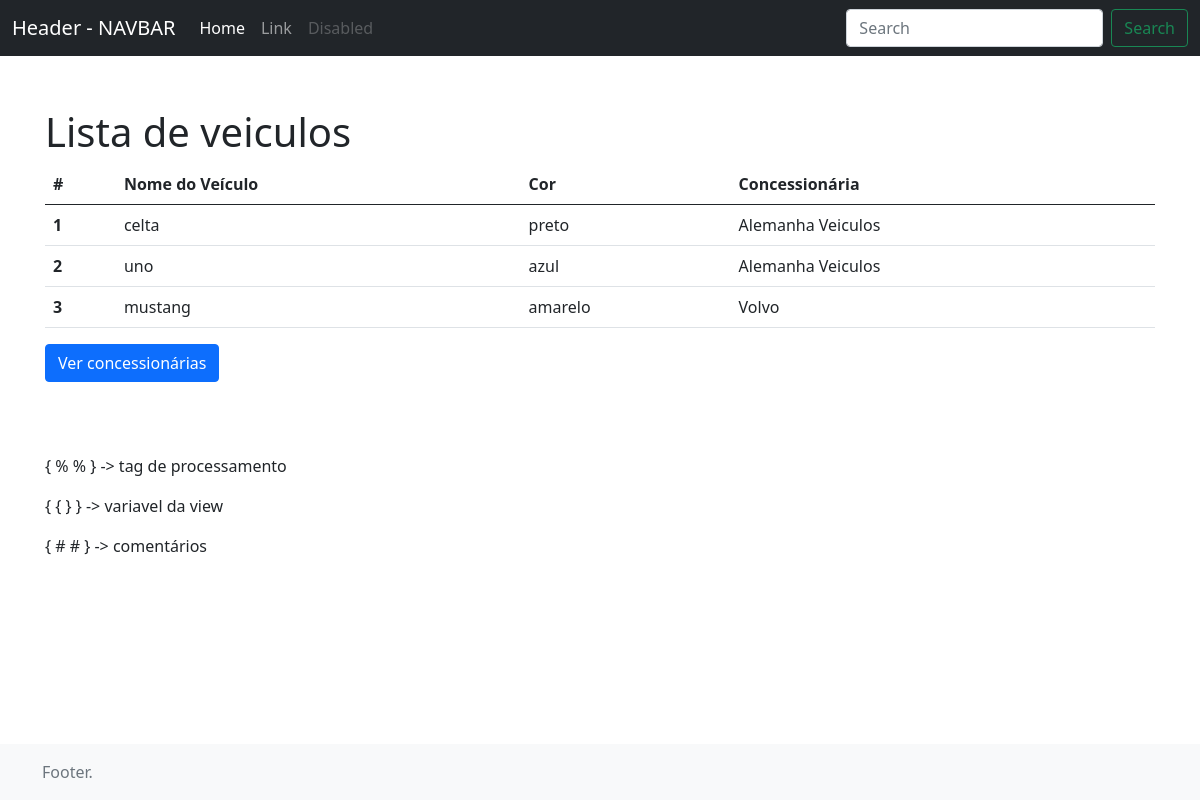
Before: / with the older database file.
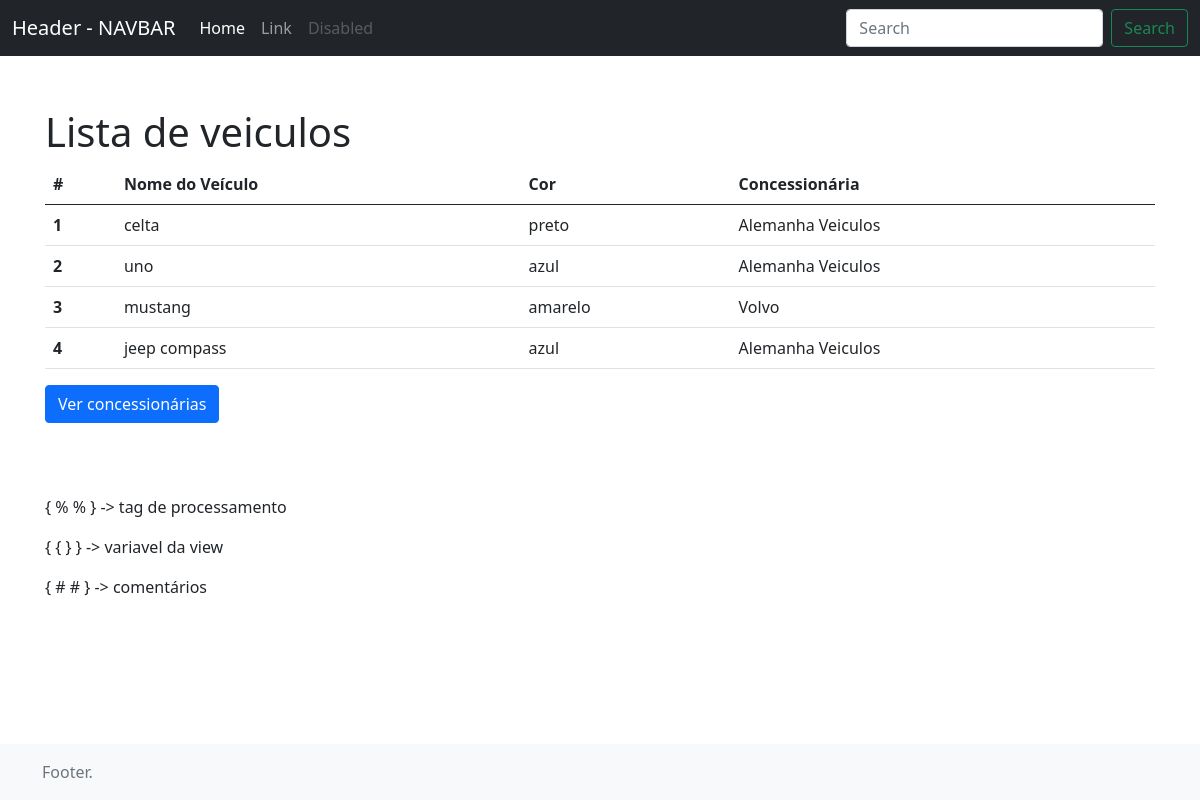
After: the same page with the newer database file.
### core/models.py (models this page shows, shortened)
class Veiculos(models.Model):
    concessionaria = models.ForeignKey('core.Concessionaria', on_delete=models.CASCADE, null=True)
    nome = models.CharField(max_length=50)
    cor = models.CharField(max_length=20)
    funciona = models.BooleanField()
    class Meta:
        verbose_name_plural = 'Veículos'

class Concessionaria(models.Model):
    nome = models.CharField(max_length=50)
    descricao = models.TextField()
    numero_de_carros = models.PositiveIntegerField()
    funcionando = models.BooleanField()
    class Meta:
        verbose_name_plural = 'Concesionarias'
    def __str__(self):
        return self.nome

### core/views.py (the view)
# urls.py: path('', index, name='index'),
def index(request):
    veiculos = Veiculos.objects.filter(funciona=True)
    context = {
        'veiculos': veiculos,
    }
    return render(request, 'core/index.html', context)

### core/templates/core/index.html
{% extends 'base.html' %}
{% block nomelista %}
   Lista de veiculos
{% endblock %}
{% block body %}
<table class="table">
  <thead>
    <tr>
      <th scope="col">#</th>
      <th scope="col">Nome do Veículo</th>
      <th scope="col">Cor</th>
      <th scope="col">Concessionária</th>
    </tr>
  </thead>
  <tbody>
    {% for v in veiculos %}
        <tr>
          <th scope="row">{{ forloop.counter }}</th>
          <td>{{ v.nome }}</td>
          <td>{{ v.cor }}</td>
          <td>{{ v.concessionaria }}</td>
        </tr>
    {% endfor %}
  </tbody>
</table>
<a type="button" href="{% url 'concessionaria' %}" class="btn btn-primary">Ver concessionárias</a>
<br>
<br>
<br>
<br>
<p>{ % % } -> tag de processamento </p>
<p>{ { } } -> variavel da view</p>
<p>{ # # } -> comentários </p>
{% endblock %}

### templates/base.html (shortened to what this page needs)
{% load static %}
<!doctype html>
<html lang="en" class="h-100">
  <head>
<link href="{% static 'css/bootstrap.min.css' %}" rel="stylesheet">
    <link href="../static/css/style.css" rel="stylesheet">
  </head>
  <body class="d-flex flex-column h-100">
<header>
  <nav class="navbar navbar-expand-md navbar-dark fixed-top bg-dark">
    <div class="container-fluid">
      <a class="navbar-brand" href="#">Header - NAVBAR</a>
      <div class="collapse navbar-collapse" id="navbarCollapse">
        <ul class="navbar-nav me-auto mb-2 mb-md-0">
          <li class="nav-item">
            <a class="nav-link active" aria-current="page" href="#">Home</a>
          </li>
          <li class="nav-item">
            <a class="nav-link" href="#">Link</a>
          </li>
          <li class="nav-item">
            <a class="nav-link disabled" href="#" tabindex="-1" aria-disabled="true">Disabled</a>
          </li>
        </ul>
        <form class="d-flex">
          <input class="form-control me-2" type="search" placeholder="Search" aria-label="Search">
          <button class="btn btn-outline-success" type="submit">Search</button>
        </form>
      </div>
    </div>
  </nav>
</header>
<main class="flex-shrink-0">
  <div class="container">
    <h1 class="mt-5">{% block nomelista %}{% endblock %}</h1>
    {% block body %}
    {% endblock %}
  </div>
</main>
<footer class="footer mt-auto py-3 bg-light">
  <div class="container">
    <span class="text-muted">Footer.</span>
  </div>
</footer>
  </body>
</html>

### static/css/style.css (style rules this page uses)
main > .container { padding: 60px 15px 0; }

Changed rows visible on the page:
added Veiculos: nome "jeep compass", cor "azul", concessionaria "Alemanha Veiculos"
